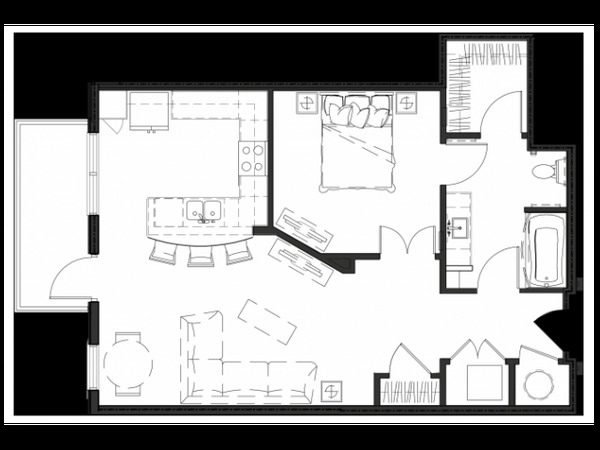
#> input picture src/jetson_nano_bot/navstack_pub/maps/mii_floor_plan_1.png, 600 x 450 px
$ python convert_to_binary.py
#> lines starting #> are read from the running program, lines starting #| are printed output that depends on the picture
import cv2 # Import OpenCV

# read the image file
img = cv2.imread('mii_floor_plan_1.png')
#> img is the input picture: shape (450, 600, 3); mean B, G, R 163.4, 163.5, 163.5

ret, bw_img = cv2.threshold(img, 220, 255, cv2.THRESH_BINARY)
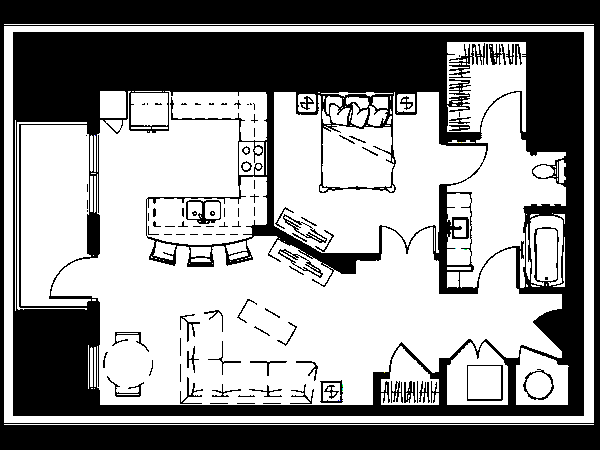
#> bw_img: shape (450, 600, 3); mean B, G, R 148.7, 148.7, 148.7

# converting to its binary form
bw = cv2.threshold(img, 240, 255, cv2.THRESH_BINARY)

# Display and save image
cv2.imshow("Binary", bw_img)
cv2.imwrite("mii_floor_plan_1_binary.png", bw_img)
cv2.waitKey(0)
cv2.destroyAllWindows()
